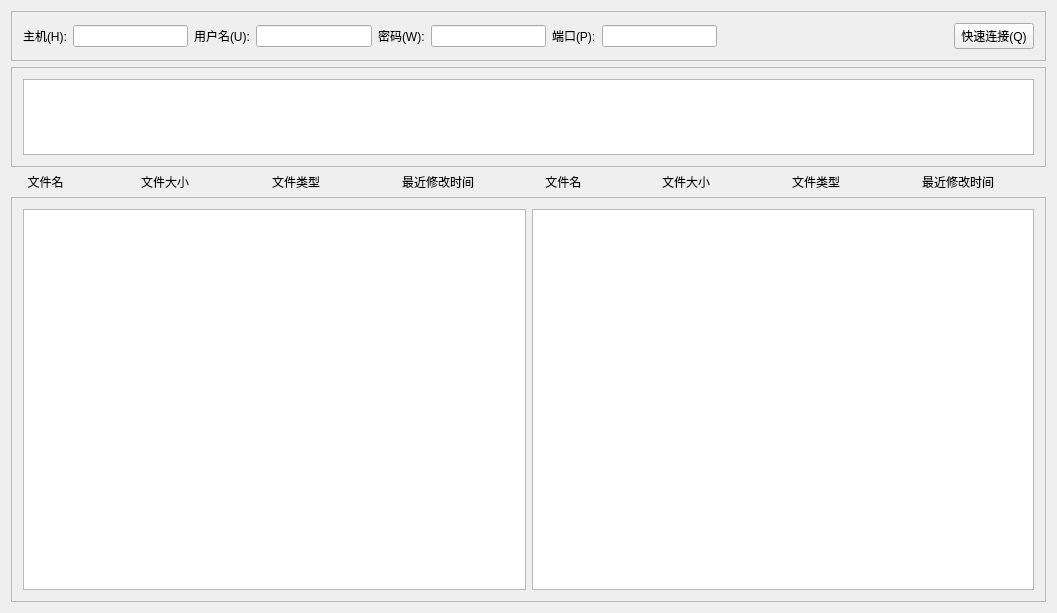
<?xml version="1.0" encoding="UTF-8"?>
<ui version="4.0">
 <class>MainWindow</class>
 <widget class="QMainWindow" name="MainWindow">
  <property name="geometry">
   <rect>
    <x>0</x>
    <y>0</y>
    <width>1057</width>
    <height>613</height>
   </rect>
  </property>
  <property name="windowTitle">
   <string>MainWindow</string>
  </property>
  <widget class="QWidget" name="centralWidget">
   <layout class="QVBoxLayout" name="verticalLayout_2">
    <item>
     <widget class="QFrame" name="frame">
      <property name="frameShape">
       <enum>QFrame::StyledPanel</enum>
      </property>
      <property name="frameShadow">
       <enum>QFrame::Raised</enum>
      </property>
      <layout class="QHBoxLayout" name="horizontalLayout_3">
       <item>
        <layout class="QHBoxLayout" name="horizontalLayout">
         <item>
          <widget class="QLabel" name="label">
           <property name="text">
            <string>主机(H):</string>
           </property>
          </widget>
         </item>
         <item>
          <widget class="QLineEdit" name="lineEdit">
           <property name="maximumSize">
            <size>
             <width>200</width>
             <height>16777215</height>
            </size>
           </property>
          </widget>
         </item>
         <item>
          <widget class="QLabel" name="label_10">
           <property name="text">
            <string>用户名(U):</string>
           </property>
          </widget>
         </item>
         <item>
          <widget class="QLineEdit" name="lineEdit_2"/>
         </item>
         <item>
          <widget class="QLabel" name="label_11">
           <property name="text">
            <string>密码(W):</string>
           </property>
          </widget>
         </item>
         <item>
          <widget class="QLineEdit" name="lineEdit_3"/>
         </item>
         <item>
          <widget class="QLabel" name="label_12">
           <property name="text">
            <string>端口(P):</string>
           </property>
          </widget>
         </item>
         <item>
          <widget class="QLineEdit" name="lineEdit_4"/>
         </item>
         <item>
          <spacer name="horizontalSpacer">
           <property name="orientation">
            <enum>Qt::Horizontal</enum>
           </property>
           <property name="sizeHint" stdset="0">
            <size>
             <width>40</width>
             <height>20</height>
            </size>
           </property>
          </spacer>
         </item>
         <item>
          <spacer name="horizontalSpacer_2">
           <property name="orientation">
            <enum>Qt::Horizontal</enum>
           </property>
           <property name="sizeHint" stdset="0">
            <size>
             <width>40</width>
             <height>20</height>
            </size>
           </property>
          </spacer>
         </item>
         <item>
          <widget class="QPushButton" name="pushButton">
           <property name="text">
            <string>快速连接(Q)</string>
           </property>
          </widget>
         </item>
        </layout>
       </item>
      </layout>
     </widget>
    </item>
    <item>
     <widget class="QFrame" name="frame_2">
      <property name="maximumSize">
       <size>
        <width>16777215</width>
        <height>100</height>
       </size>
      </property>
      <property name="frameShape">
       <enum>QFrame::StyledPanel</enum>
      </property>
      <property name="frameShadow">
       <enum>QFrame::Raised</enum>
      </property>
      <layout class="QVBoxLayout" name="verticalLayout">
       <item>
        <widget class="QTextEdit" name="textEdit">
         <property name="maximumSize">
          <size>
           <width>16777215</width>
           <height>100</height>
          </size>
         </property>
        </widget>
       </item>
      </layout>
     </widget>
    </item>
    <item>
     <layout class="QHBoxLayout" name="horizontalLayout_7">
      <item>
       <layout class="QHBoxLayout" name="horizontalLayout_5">
        <item>
         <widget class="QLabel" name="label_2">
          <property name="text">
           <string>     文件名</string>
          </property>
         </widget>
        </item>
        <item>
         <widget class="QLabel" name="label_3">
          <property name="text">
           <string>文件大小</string>
          </property>
         </widget>
        </item>
        <item>
         <widget class="QLabel" name="label_4">
          <property name="text">
           <string>文件类型</string>
          </property>
         </widget>
        </item>
        <item>
         <widget class="QLabel" name="label_8">
          <property name="text">
           <string>最近修改时间</string>
          </property>
         </widget>
        </item>
       </layout>
      </item>
      <item>
       <layout class="QHBoxLayout" name="horizontalLayout_6">
        <item>
         <widget class="QLabel" name="label_5">
          <property name="minimumSize">
           <size>
            <width>30</width>
            <height>0</height>
           </size>
          </property>
          <property name="text">
           <string>    文件名</string>
          </property>
         </widget>
        </item>
        <item>
         <widget class="QLabel" name="label_6">
          <property name="minimumSize">
           <size>
            <width>30</width>
            <height>0</height>
           </size>
          </property>
          <property name="text">
           <string>文件大小</string>
          </property>
         </widget>
        </item>
        <item>
         <widget class="QLabel" name="label_7">
          <property name="minimumSize">
           <size>
            <width>30</width>
            <height>0</height>
           </size>
          </property>
          <property name="text">
           <string>文件类型</string>
          </property>
         </widget>
        </item>
        <item>
         <widget class="QLabel" name="label_9">
          <property name="text">
           <string>最近修改时间</string>
          </property>
         </widget>
        </item>
       </layout>
      </item>
     </layout>
    </item>
    <item>
     <widget class="QFrame" name="frame_3">
      <property name="frameShape">
       <enum>QFrame::StyledPanel</enum>
      </property>
      <property name="frameShadow">
       <enum>QFrame::Raised</enum>
      </property>
      <layout class="QHBoxLayout" name="horizontalLayout_4">
       <item>
        <layout class="QHBoxLayout" name="horizontalLayout_2">
         <item>
          <widget class="QListWidget" name="listWidget"/>
         </item>
         <item>
          <widget class="QListWidget" name="listWidget_2"/>
         </item>
        </layout>
       </item>
      </layout>
     </widget>
    </item>
   </layout>
  </widget>
  <action name="actionUpLoad">
   <property name="text">
    <string>上传</string>
   </property>
  </action>
  <action name="actionEnter">
   <property name="text">
    <string>进入目录</string>
   </property>
  </action>
  <action name="actionDownLoad">
   <property name="text">
    <string>下载</string>
   </property>
  </action>
  <action name="actionEnter_2">
   <property name="text">
    <string>进入目录</string>
   </property>
  </action>
  <action name="actionReflush">
   <property name="text">
    <string>刷新</string>
   </property>
  </action>
  <action name="actionReflush_2">
   <property name="text">
    <string>刷新</string>
   </property>
  </action>
 </widget>
 <layoutdefault spacing="6" margin="11"/>
 <resources/>
 <connections/>
</ui>
